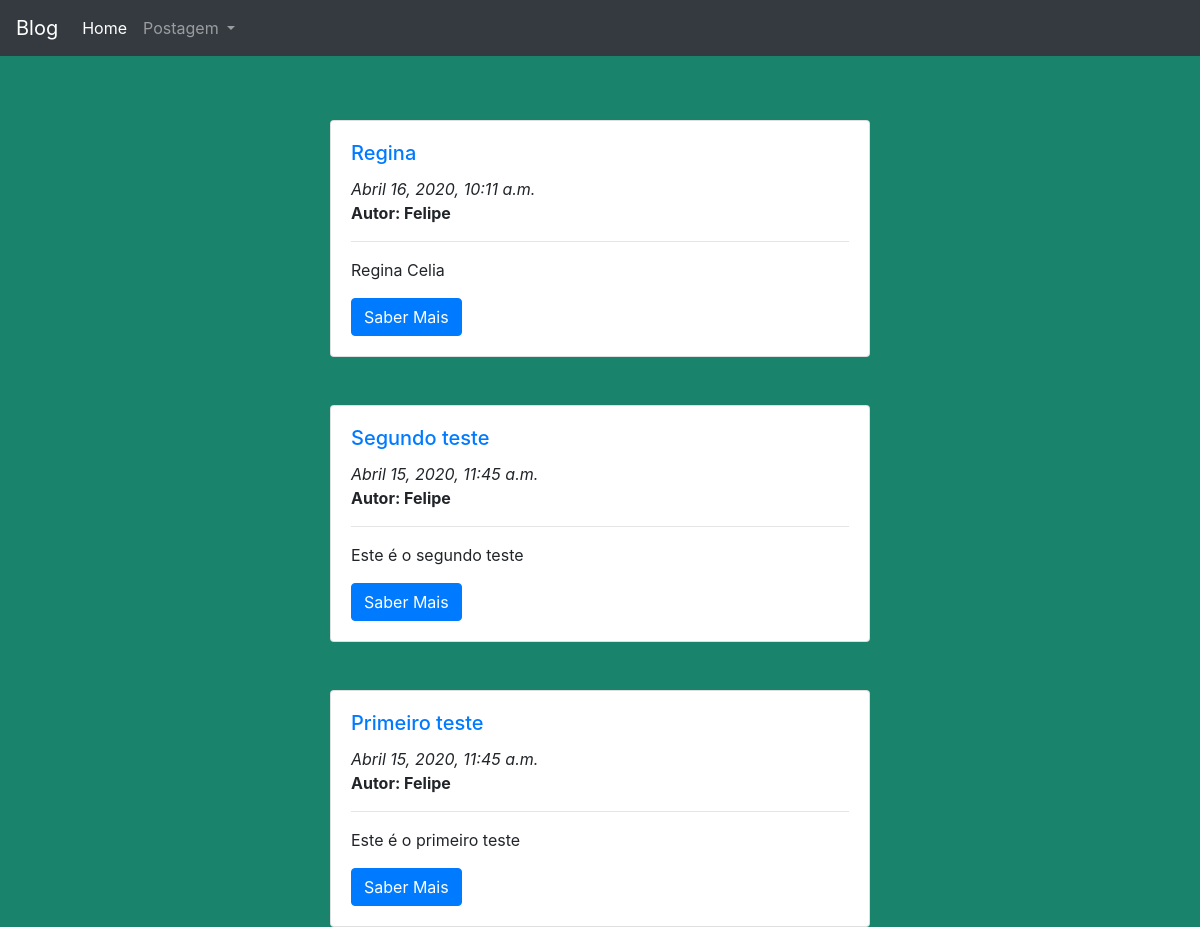
/, run on an earlier commit of the app's database.
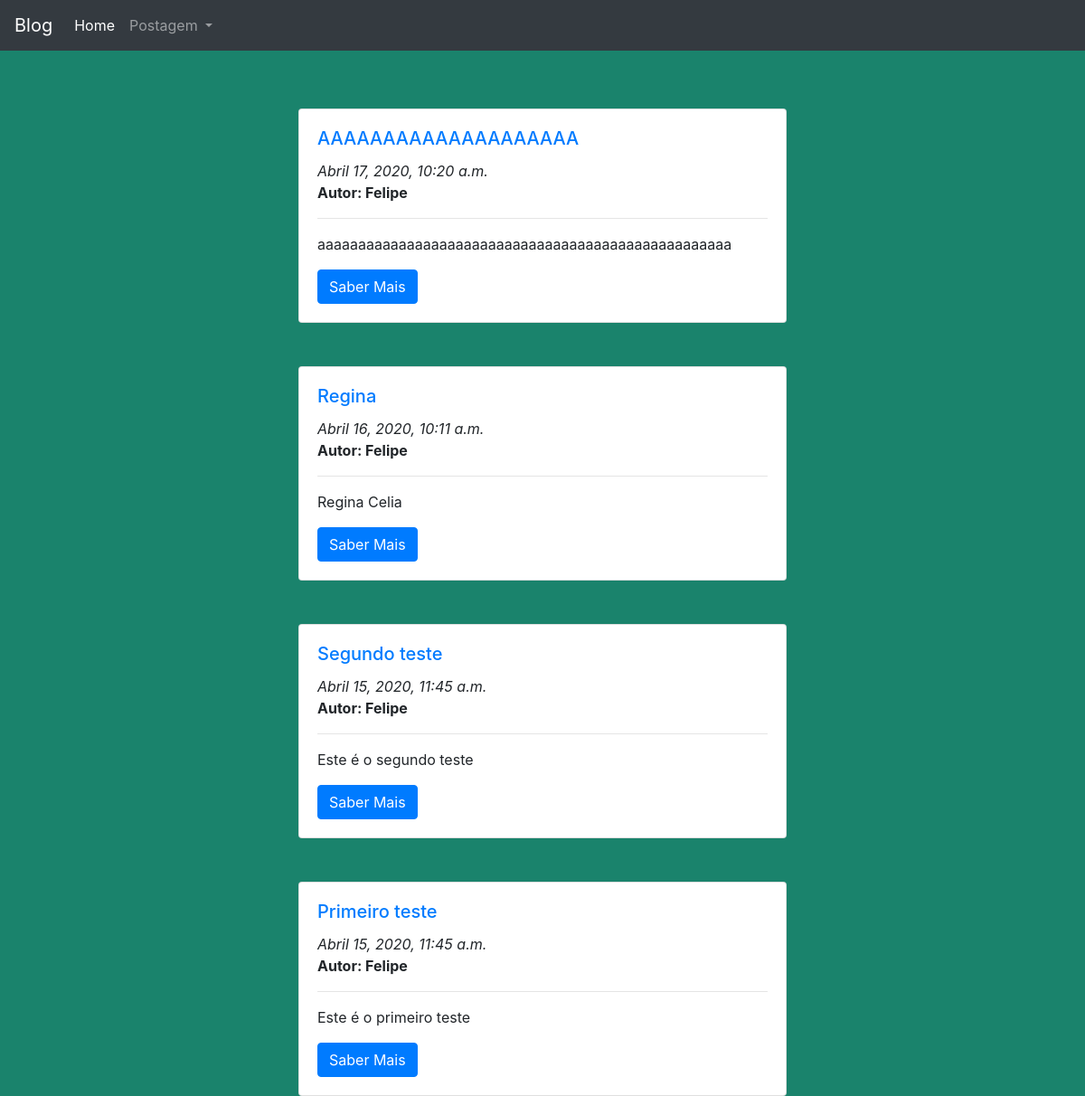
And on a later commit of the database.
### blog/models.py (models this page shows, shortened)
class Postagem(models.Model):
    titulo = models.CharField(max_length=200)
    texto = models.TextField()
    autor = models.ForeignKey(settings.AUTH_USER_MODEL, on_delete=models.CASCADE)
    data_criacao = models.DateTimeField(default=timezone.now)
    data_publicacao = models.DateTimeField(blank=True, null=True)

### blog/views.py (the view)
# urls.py: path('', views.home, name="home"),
def home(request):
    postagens = Postagem.objects.all().order_by("-data_criacao")
    return render(request, 'home.html', {'postagens': postagens})

### blog/templates/home.html
{% extends 'base.html' %}
{% block content %}
<div class='container shadow'>
    <div class='row'>
        <div class='col-3'></div>
        <div class='col-12 col-md-6 mt-3'>
            {% for postagem in postagens %}
            <div class="card mt-5 shadow rounded">
                <div class='card-body'>
                    <h5 class="card-title"><a href="{% url 'edicao_postagem' pk=postagem.pk %}">{{ postagem.titulo }}</a></h5>
                    <i>{{postagem.data_criacao}}</i>
                    <br>
                    <b>Autor: {{postagem.autor.username}}</b>
                    <hr>
                    <p class="card-text mt-2">{{postagem.texto}}</p>
                    <a href="{% url 'detalhe_post' pk=postagem.pk %}" class="btn btn-primary">Saber Mais</a>
                </div>
            </div>
            {% endfor %}
        </div>
        <div class='col-3'></div>
    </div>
</div>
{% endblock %}

What changed in the data, as far as the page shows it:
added Postagem: titulo "AAAAAAAAAAAAAAAAAAAA", data_criacao "Abril 17, 2020, 10:20 a.m.", autor.username "Felipe", texto "aaaaaaaaaaaaaaaaaaaaaaaaaaaaaaaaaaaaaaaaaaaaaaaaaaa"
